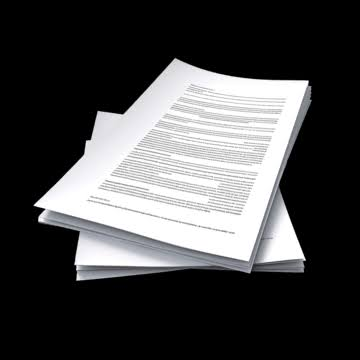
#> input picture Day16/input_images/document.jpg, 360 x 360 px, found by its file name; its folder holds only this picture in this run
$ python edge_detection.py   (older library calls are emulated)
#> lines starting #> are read from the running program, lines starting #| are printed output that depends on the picture; after the words box and inside, x2 and y2 are one past the last pixel; in counts of white or black regions, pixels touching at a corner belong together
# ==========================================================
# MLB Summer Internship - Day 18
# Edge Detection using OpenCV
# ==========================================================

import cv2
import os

# ==========================================================
# Configuration
# ==========================================================

INPUT_FOLDER = "input_images"
OUTPUT_FOLDER = "output_images"
EDGE_FOLDER = os.path.join(OUTPUT_FOLDER, "edges")

os.makedirs(EDGE_FOLDER, exist_ok=True)


# ==========================================================
# Edge Detection
# ==========================================================

def process_image(filename):

#> called with filename = 'document.jpg'
    input_path = os.path.join(INPUT_FOLDER, filename)

    image = cv2.imread(input_path)
#> image is the input picture: shape (360, 360, 3); mean B, G, R 72.6, 71.9, 71.9

    if image is None:
        print(f"Unable to read: {filename}")
        return

    print(f"Processing: {filename}")

    # ------------------------------------------------------
    # Grayscale
    # ------------------------------------------------------

    grayscale = cv2.cvtColor(
        image,
        cv2.COLOR_BGR2GRAY
    )

    # ------------------------------------------------------
    # Gaussian Blur
    # ------------------------------------------------------

    blurred = cv2.GaussianBlur(
        grayscale,
        (5, 5),
        0
    )
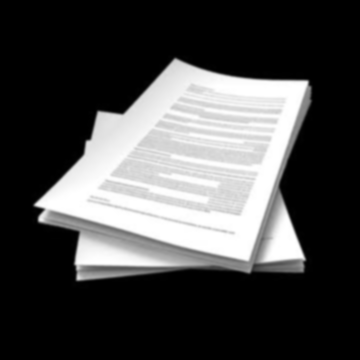
#> blurred: shape (360, 360); min 0, max 255, mean 72

    # ------------------------------------------------------
    # Sobel Edge Detection
    # ------------------------------------------------------

    sobel_x = cv2.Sobel(
        blurred,
        cv2.CV_64F,
        1,
        0,
        ksize=3
    )

    sobel_y = cv2.Sobel(
        blurred,
        cv2.CV_64F,
        0,
        1,
        ksize=3
    )

    sobel_x = cv2.convertScaleAbs(sobel_x)
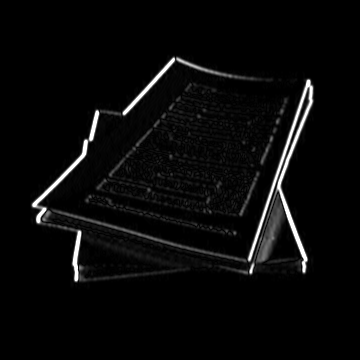
#> sobel_x: shape (360, 360); min 0, max 255, mean 9.1
    sobel_y = cv2.convertScaleAbs(sobel_y)
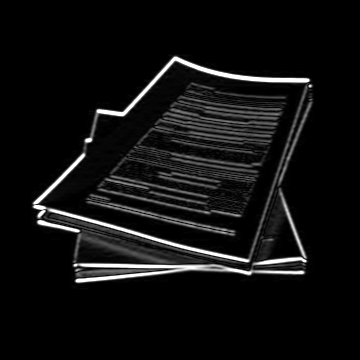
#> sobel_y: shape (360, 360); min 0, max 255, mean 16.2

    sobel = cv2.addWeighted(
        sobel_x,
        0.5,
        sobel_y,
        0.5,
        0
    )
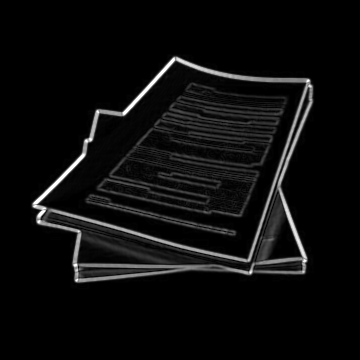
#> sobel: shape (360, 360); min 0, max 255, mean 12.7

    # ------------------------------------------------------
    # Laplacian Edge Detection
    # ------------------------------------------------------

    laplacian = cv2.Laplacian(
        blurred,
        cv2.CV_64F
    )
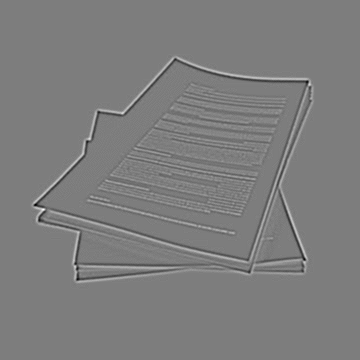
#> laplacian: shape (360, 360) float64; min -80, max 82, mean 0; drawn with min black and max white

    laplacian = cv2.convertScaleAbs(
        laplacian
    )
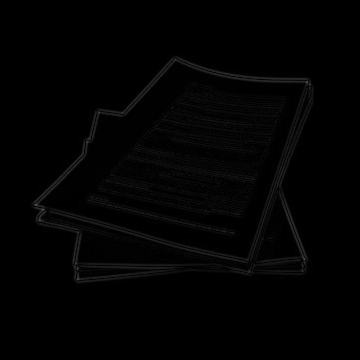
#> laplacian: shape (360, 360); min 0, max 82, mean 2.4

    # ------------------------------------------------------
    # Canny Edge Detection
    # ------------------------------------------------------

    canny = cv2.Canny(
        blurred,
        50,
        150
    )
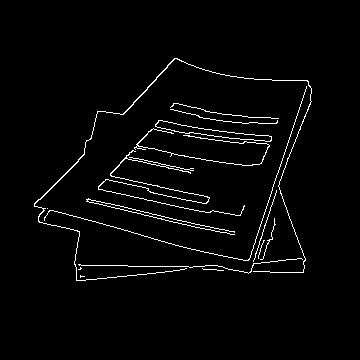
#> canny: shape (360, 360); 2.6% white in thin lines or dots, all inside (x1, y1, x2, y2) = (34, 58, 312, 281)

    # ------------------------------------------------------
    # File names
    # ------------------------------------------------------

    base_name = os.path.splitext(filename)[0]

    grayscale_path = os.path.join(
        EDGE_FOLDER,
        f"{base_name}_grayscale.jpg"
    )

    blurred_path = os.path.join(
        EDGE_FOLDER,
        f"{base_name}_blurred.jpg"
    )

    sobel_path = os.path.join(
        EDGE_FOLDER,
        f"{base_name}_sobel.jpg"
    )

    laplacian_path = os.path.join(
        EDGE_FOLDER,
        f"{base_name}_laplacian.jpg"
    )

    canny_path = os.path.join(
        EDGE_FOLDER,
        f"{base_name}_canny.jpg"
    )

    # ------------------------------------------------------
    # Save results
    # ------------------------------------------------------

    cv2.imwrite(
        grayscale_path,
        grayscale
    )

    cv2.imwrite(
        blurred_path,
        blurred
    )

    cv2.imwrite(
        sobel_path,
        sobel
    )

    cv2.imwrite(
        laplacian_path,
        laplacian
    )

    cv2.imwrite(
        canny_path,
        canny
    )

    print("  ✓ Grayscale saved")
    print("  ✓ Gaussian blur saved")
    print("  ✓ Sobel edges saved")
    print("  ✓ Laplacian edges saved")
    print("  ✓ Canny edges saved")


# ==========================================================
# Main Program
# ==========================================================

def main():

    print("=" * 70)
    print("Day 18 - OpenCV Edge Detection")
    print("=" * 70)

    if not os.path.exists(INPUT_FOLDER):
        raise FileNotFoundError(
            f"Input folder not found: {INPUT_FOLDER}"
        )

    image_files = [
        file
        for file in os.listdir(INPUT_FOLDER)
        if file.lower().endswith(
            (".jpg", ".jpeg", ".png")
        )
    ]

    if not image_files:
        raise FileNotFoundError(
            "No images found inside input_images."
        )

    print(
        f"\nImages found: {len(image_files)}"
    )

    for filename in sorted(image_files):
        process_image(filename)

    print("\n" + "=" * 70)
    print("Edge detection completed successfully.")
    print(f"Outputs saved to: {EDGE_FOLDER}")
    print("=" * 70)


# ==========================================================
# Entry Point
# ==========================================================

if __name__ == "__main__":
    main()
